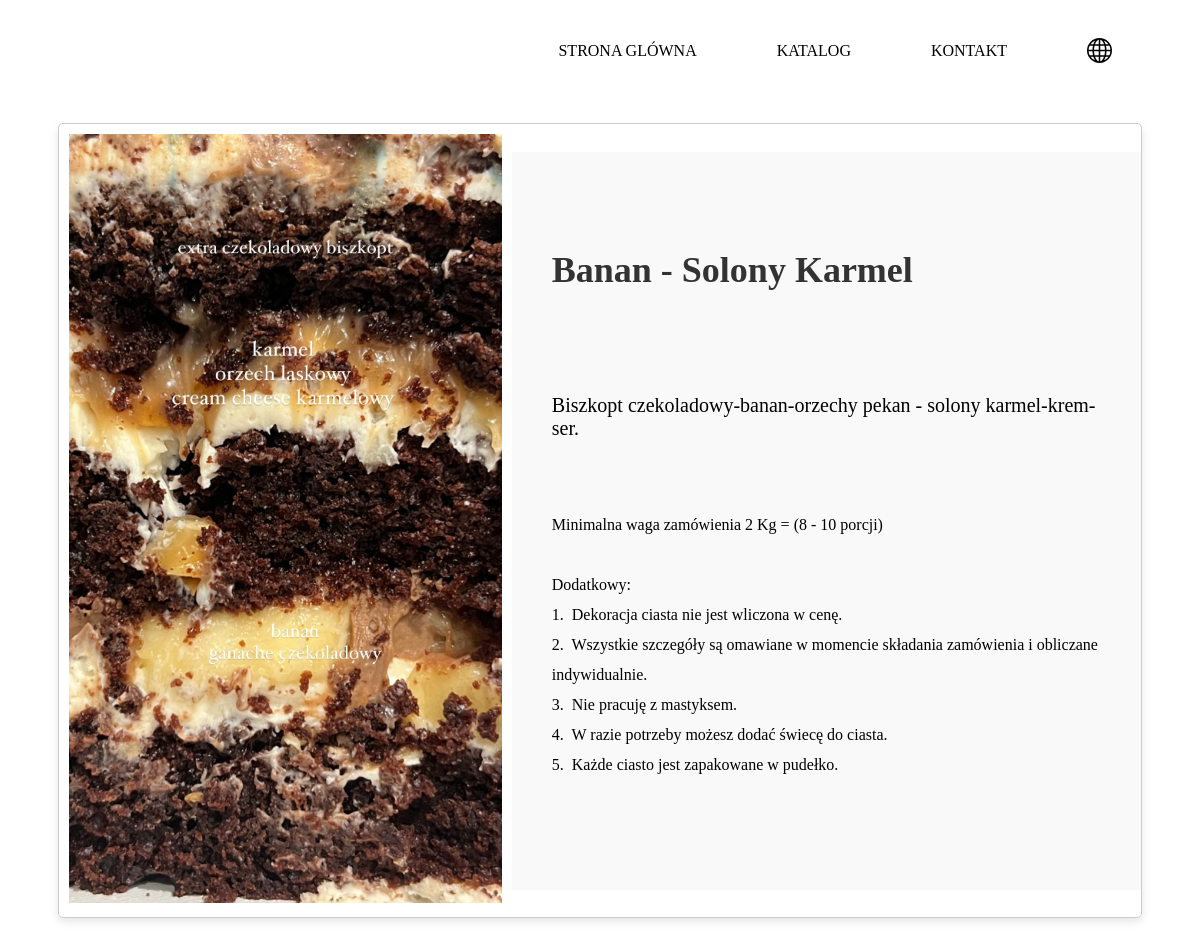
Page /category/1/items/2 on the committed database.
### sql_app/product_model.py (models this page shows)
class Item(Base):
    __tablename__ = "items"
    id = Column(Integer, primary_key=True)
    name = Column(String, nullable=False)
    description = Column(String)
    price = Column(Integer, nullable=False)
    in_stock = Column(Boolean, default=True)
    images_id = Column(Integer)
    images_url = Column(String)
    innader_info = Column(String)
    name_rus = Column(String)
    description_rus = Column(String)
    innader_info_rus = Column(String)
    name_eng = Column(String)
    description_eng = Column(String)
    innader_info_eng = Column(String)
    category_id = Column(Integer, ForeignKey('categories.id'))
    category = relationship("Category", back_populates="items")

### sql_app/main.py (the view)
@app.get("/category/{cat_id}/items/{item_id}", tags=['one_in_one_category'], response_class=HTMLResponse)
async def read_product_by_id(request: Request, cat_id: int, item_id: int, db: Session = Depends(get_db)):
    only_one_item_id = crud.get_product_by_id(cat_id, item_id, db)
    if only_one_item_id is None:
        raise HTTPException(status_code=400, detail="Item not found in Category ERROR")
    return templates.TemplateResponse(
        "item.html", {"request": request, "name": "item", "only_one_item_id": only_one_item_id})

### templates/item.html (shortened to what this page needs)
{% extends "base.html" %}
{% block content %}
{% if only_one_item_id %}
<div class="item-doker">
    <div class="item-cont-images">
         <img class="item-images" src="{{ only_one_item_id.images_url }}{{ only_one_item_id.images_id }}.jpg" alt="Product Image">
    </div>
    <div class="item-info">
        <h1 class="item_name">{{ only_one_item_id.name }}</h1>
        <p class="item_title">{{ only_one_item_id.description }}</p>
        {% if not only_one_item_id.category_id == 2 %}
        <p class="item_inader">{{only_one_item_id.innader_info}}</p>
        {% endif %}
    </div>
   {% else %}
       <p>Товар не найден.</p>
</div>
{% endif %}
{% endblock %}

### static/item_card.css (style rules this page uses)
.item-doker { display: flex; align-items: center; margin: 30px 50px; border: 1px solid #ccc; border-radius: 5px; overflow: hidden; box-shadow: 0 4px 8px rgba(0, 0, 0, 0.1); }
.item-cont-images { flex: 0 0 40%; padding: 10px; }
.item-images { max-width: 100%; height: auto; }
.item-info { flex: 1; padding: 40px; background-color: #f9f9f9; }
.item_name { font-size: 36px; color: #333; height: 3em; display: flex; align-items: center; }
.item_title { font-size: 20px; color: black; margin: 70px 0; white-space: break-spaces; }
.item_inader { margin: 70px 0; white-space: pre-wrap; line-height: 30px; }

### rows in the picture
Item: images_url (picture), name "Banan - Solony Karmel", description "Biszkopt czekoladowy-banan-orzechy pekan - solony karmel-krem-ser.", innader_info "Minimalna waga zamówienia 2 Kg = (8 - 10 porcji) Dodatkowy: 1. Dekoracja ciasta nie jest wliczona w cenę. 2. Wszystkie szczegóły są omawiane w momencie składania zamówienia i obliczane indywidualnie. 3. Nie pracuję z mastyksem. 4. W razie potrzeby możesz dodać świecę do ciasta. 5. Każde ciasto jest zapakowane w pudełko."
